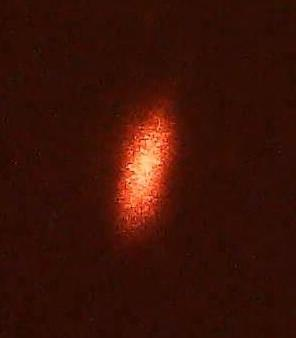
#> input picture Laser Beam Profile/Gaussian Fit/Spot cropped.jpg, 296 x 338 px
$ jupyter execute --allow-errors '2D Gaussian Fit.ipynb'   (shell and % lines are left out)   (older library calls are emulated)
#> lines starting #> are read from the running program, lines starting #| are printed output that depends on the picture
# 2D Gaussian Fit to Laser Beam Profile

Step 1: Select image for analysis
* Make sure spot fills most of the image for speed of analysis - crop if necessary
* Ensure image is not saturating anywhere (white pixels) - use ND filters to reduce laser intensity if necessary
* If difficult to see the laser spot clearly, use a diffuse white scattering sample such as a TiO2 pellet

Example image "Spot cropped.jpg":

Step 2: Run code in cell below to fit a 2D gaussian
* Enter the calibration px_per_um value - see end of notebook for procedure with USB microscope
* Output image is a contour plot of the fit over the grayscale image
* Output text are the 2 fitted Gaussian waists

[cell 1]
from PIL import Image
import numpy as np
import pandas as pd
import scipy as sp
import matplotlib.pyplot as plt
# Import Gaussian fitting function 'FitGauss2D'

# USER INPUT
px_per_um = 23/100
um_per_px = 1/px_per_um
im = Image.open('Spot cropped.jpg').convert('L')
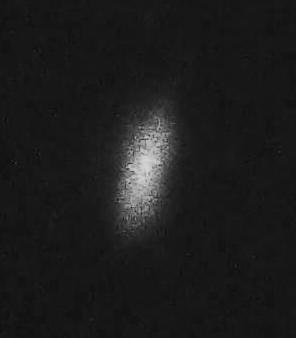
#> im: PIL image 296x338 L; min 11, max 213, mean 28.5

# Begin analysis
fig, ax = plt.subplots()
data = np.array(im)
ax.imshow(data, cmap='Greys')
#> (the rest of this cell did not finish here and is left out)
